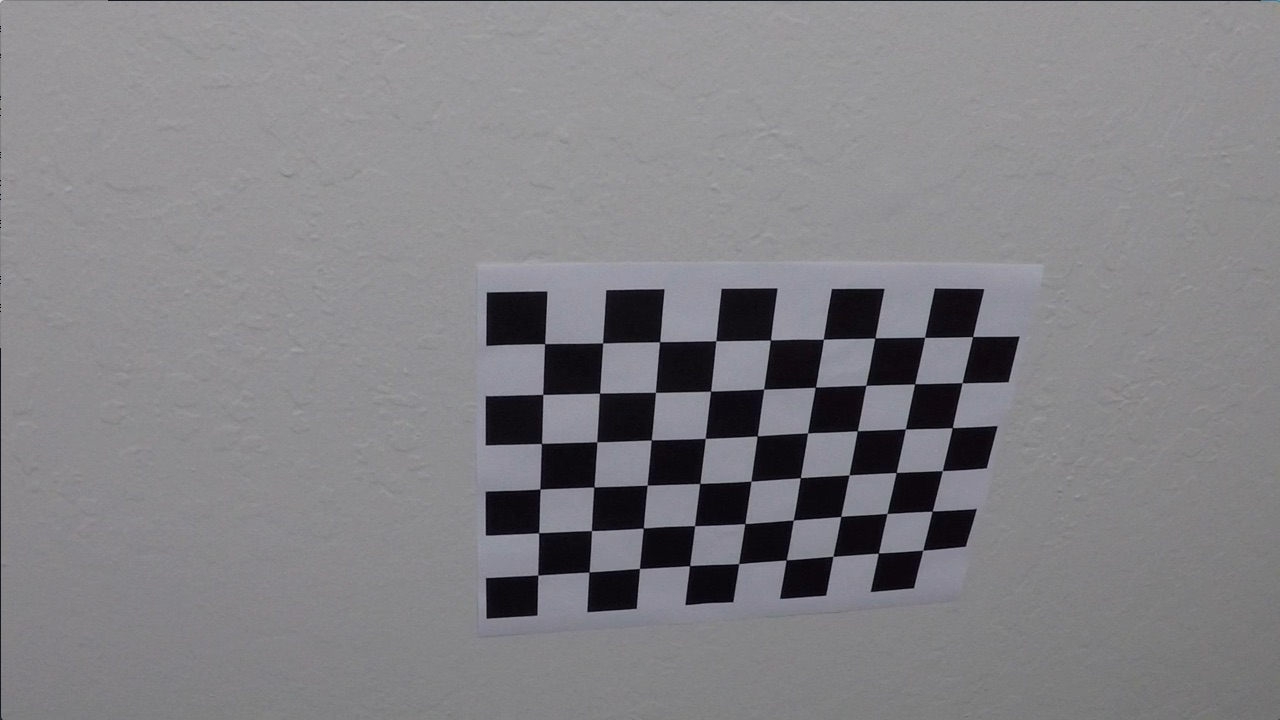
#> input picture camera_cal/calibration10.jpg, 1280 x 720 px; its folder holds only this picture in this run
$ jupyter execute --allow-errors P4.ipynb   (shell and % lines are left out)   (older library calls are emulated)
#> lines starting #> are read from the running program, lines starting #| are printed output that depends on the picture; after the words box and inside, x2 and y2 are one past the last pixel; in counts of white or black regions, pixels touching at a corner belong together
# Advanced lane finding project

[cell 1]
# Importing required libraries

import pickle
import cv2
import numpy as np
import matplotlib.pyplot as plt
import matplotlib.image as mpimg
import glob
from moviepy.editor import VideoFileClip
from IPython.display import HTML

print('Library import successful')

### Calibrating the camera

[cell 2]
def calibrate_camera():

    # prepare object points
    nx = 9#TODO: enter the number of inside corners in x
    ny = 6#TODO: enter the number of inside corners in y

    objp = np.zeros((6*9, 3), np.float32)
    objp[:,:2] = np.mgrid[0:9, 0:6].T.reshape(-1,2)

    # Make a list of calibration images
    images = glob.glob('camera_cal/calibration*.jpg')

    objpoints = []
    imgpoints = []

    for fname in images:

        img = cv2.imread(fname)
#> img is the input picture: shape (720, 1280, 3); mean B, G, R 133.1, 129.4, 130.2

        # Convert to grayscale
        gray = cv2.cvtColor(img, cv2.COLOR_BGR2GRAY)

        # Find the chessboard corners
        ret, corners = cv2.findChessboardCorners(gray, (nx, ny), None)
#> ret = True; corners = 54 rows, first 8: [545.3, 343.1], [602.7, 342.8], [660.1, 341.3], [715.8, 340.7], [770.6, 340], [823.5, 339.2], [874.3, 338.5], [925.1, 337.4]

        # If found, draw corners
        if ret == True:
            objpoints.append(objp)
            imgpoints.append(corners)
            # Draw and display the corners
            cv2.drawChessboardCorners(img, (nx, ny), corners, ret)
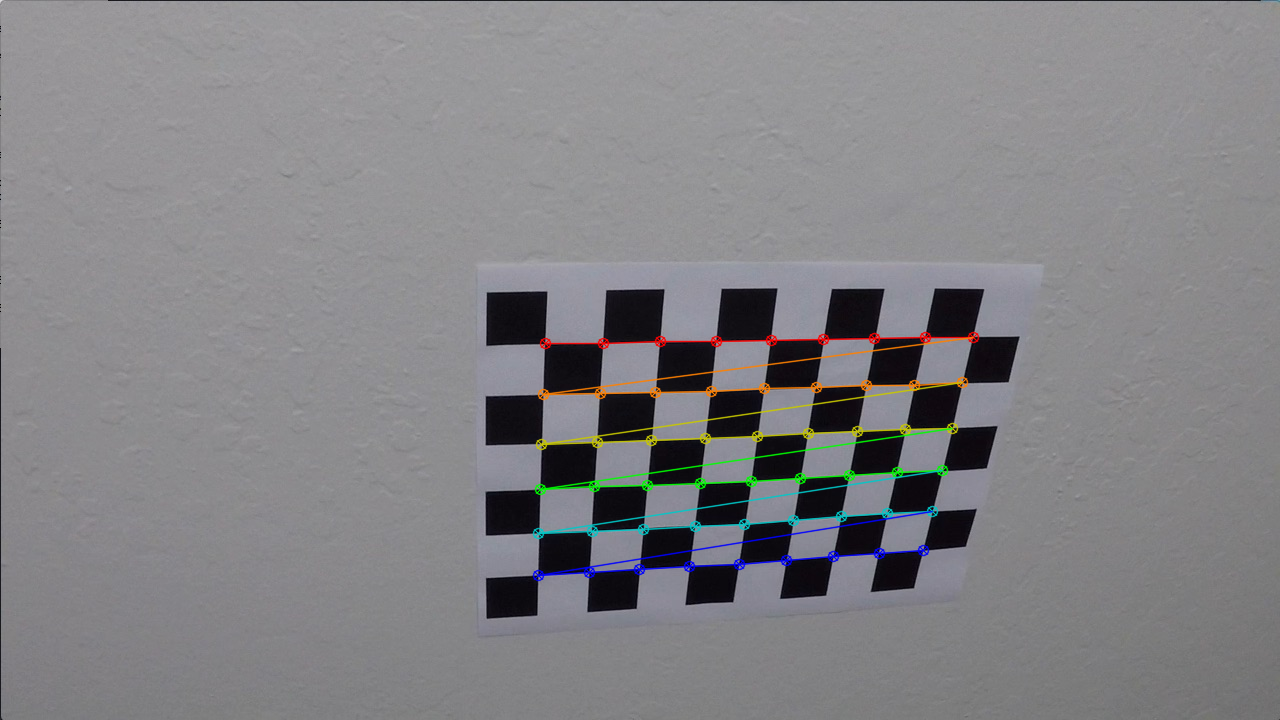
#> img: shape (720, 1280, 3); 1.91% of pixels changed, all inside (x1, y1, x2, y2) = (532, 331, 980, 582)
            plt.imshow(img)
#> (this line was passed over: IPython is not available in this run)

    ret, mtx, dist, rvecs, tvecs = cv2.calibrateCamera(objpoints, imgpoints, gray.shape[::-1], None, None)
#> ret = 0.68; mtx = [[1143.7, 0, 681.7], [0, 1109.2, 367.7], [0, 0, 1]]; dist = [[-0.515, 2.99, -0.00876, 0.00937, 1.41]]; rvecs = ([0.451, -0.252, 0.0361],); tvecs = ([-2.31, -0.422, 19.12],)

    return ret, mtx, dist, rvecs, tvecs

def test_calibration(mtx, dist):
    fname = 'camera_cal/calibration1.jpg'
    img = cv2.imread(fname)

    un_dst = cv2.undistort(img, mtx, dist, None, mtx)

    plt.imshow(un_dst)

def perspective_transform():

    fname = 'test_images/straight_lines1.jpg'
    img = cv2.imread(fname)

    offset_x = 300 # offset for dst points
    offset_y = 50

    gray = cv2.cvtColor(img, cv2.COLOR_BGR2GRAY)
    img_size = (gray.shape[1], gray.shape[0])

    # For source points I'm grabbing the outer four detected corners
    src = np.float32([[580,460], [700, 460], [1040, 680], [260, 680]])
    #src = np.float32([[525,500], [760, 500], [1040, 680], [260, 680]])
    #src = np.float32([[580,410], [ 580, 890], [ 680, 1040], [ 680, 260]])
    # For destination points, I'm arbitrarily choosing some points to be
    # a nice fit for displaying our warped result
    # again, not exact, but close enough for our purposes
    dst = np.float32([[offset_x, offset_y], [img_size[0]-offset_x, offset_y],
                                 [img_size[0]-offset_x, img_size[1]-offset_y],
                                 [offset_x, img_size[1]-offset_y]])
    #dst = np.float32([[300,300], [1000,300], [1000,700], [300,700]])

    #print(dst)
    #print(dst1)
    # Given src and dst points, calculate the perspective transform matrix
    M = cv2.getPerspectiveTransform(src, dst)

    M_inv = cv2.getPerspectiveTransform(dst, src)
    # Warp the image using OpenCV warpPerspective()


    return M, M_inv, img_size

print('functions defined')

[cell 3]
# [43 lines left out: functions abs_sobel_threshold, mag_threshold, dir_threshold, combined_sobel_threshold, not called in this run]

print('functions defined')

[cell 4]
# [20 lines left out: functions get_s_channel_binary, get_h_channel_binary, combined_color_threshold, not called in this run]

[cell 5]
# [24 lines left out: function combined_sobel_color_threshold, not called in this run]

[cell 6]
# [83 lines left out: function get_laneline_polynomials, not called in this run]

[cell 7]
# [19 lines left out: function draw_lanelines, not called in this run]

[cell 8]
ret, mtx, dist, rvecs, tvecs = calibrate_camera()
#> ret = 0.68; dist = [[-0.515, 2.99, -0.00876, 0.00937, 1.41]]; rvecs = ([0.451, -0.252, 0.0361],); tvecs = ([-2.31, -0.422, 19.12],)

#> (the rest of this cell did not finish here and is left out)

[cell 9]
M, M_inv, img_size = perspective_transform()
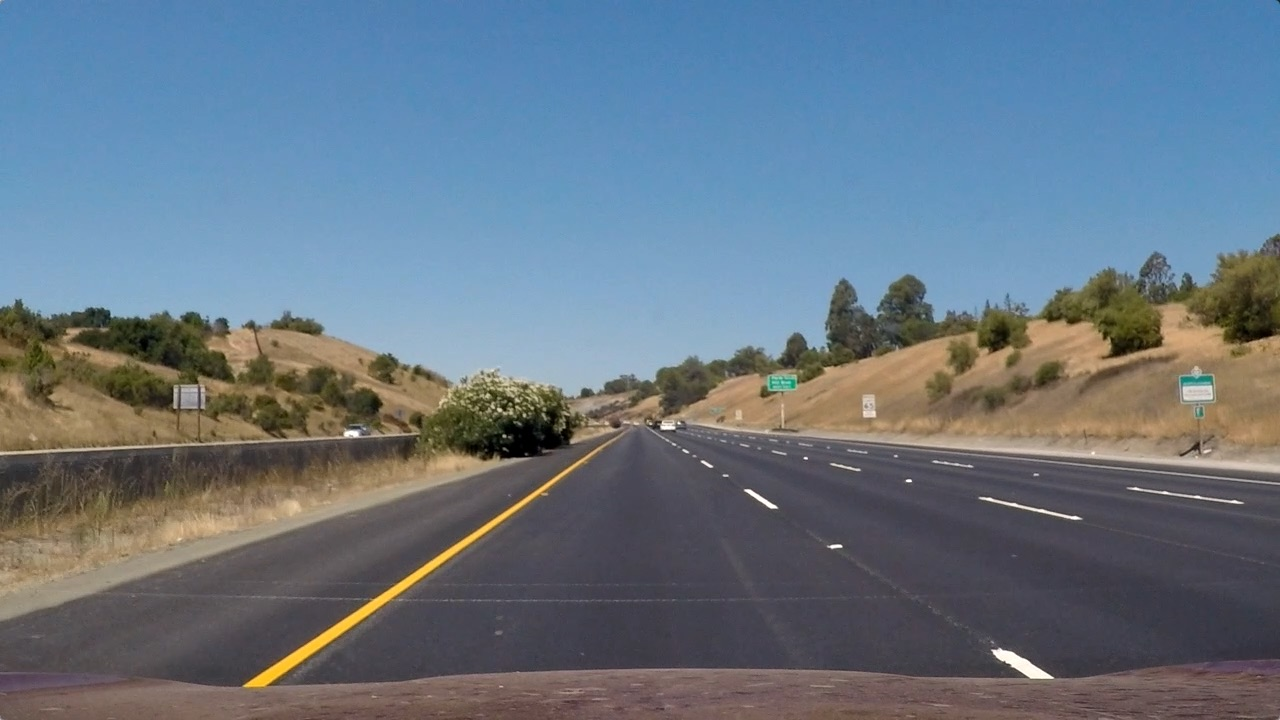
#> input picture test_images/straight_lines1.jpg, 1280 x 720 px
#> in perspective_transform, img is the input picture: shape (720, 1280, 3); mean B, G, R 131.2, 117.7, 103.2
#> in perspective_transform, `gray = cv2.cvtColor(img, cv2.COLOR_BGR2GRAY)`:
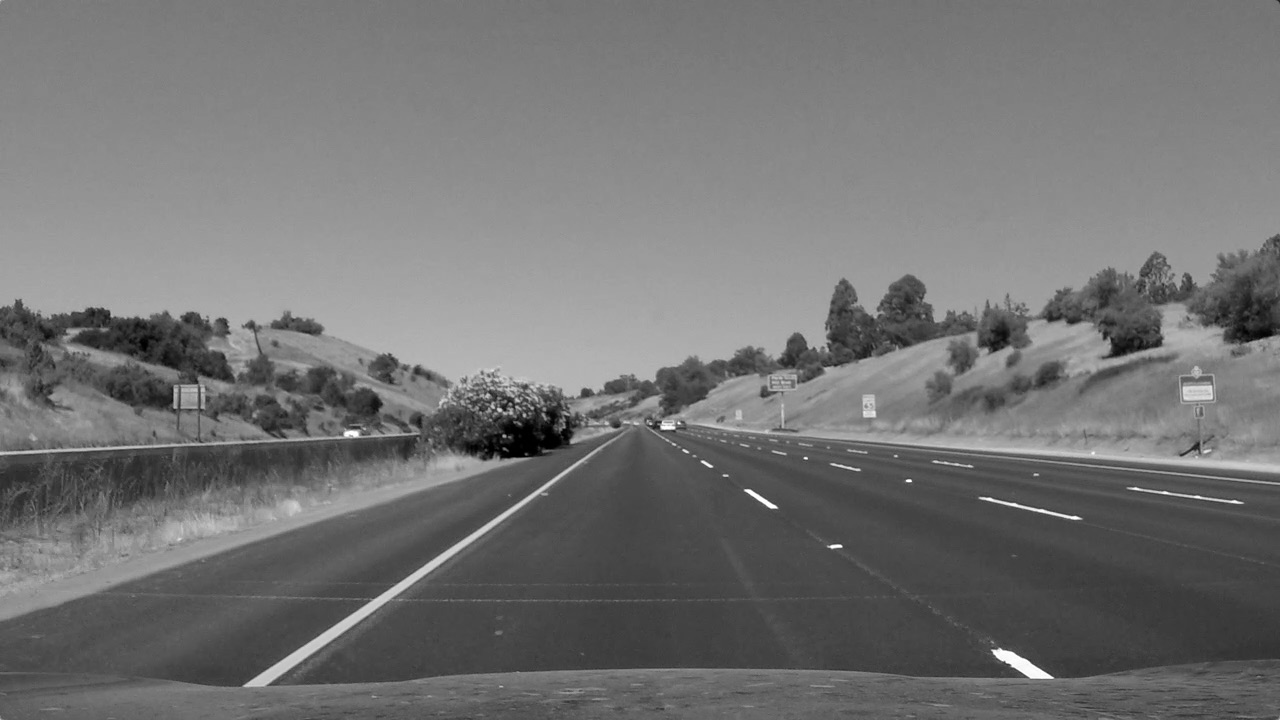
#> gray: shape (720, 1280); min 0, max 255, mean 114.9
#> img_size = (1280, 720)

[cell 10]
def find_lanelines(img, mtx, dist, M, M_inv, img_size):
    un_dst = cv2.undistort(img, mtx, dist, None, mtx)
    plt.imshow(un_dst)
    plt.figure()

    warped = cv2.warpPerspective(un_dst, M, img_size)
    plt.imshow(warped)
    plt.figure()

    combined = combined_sobel_color_threshold(warped)
    plt.imshow(combined, cmap='gray')
    plt.figure()

    out_img, left_fitx, right_fitx, ploty = get_laneline_polynomials(combined)
    plt.imshow(out_img)
    plt.plot(left_fitx, ploty, color='yellow')
    plt.plot(right_fitx, ploty, color='yellow')
    plt.xlim(0, 1280)
    plt.ylim(720, 0)
    plt.figure()

    result = draw_lanelines(un_dst, combined, left_fitx, right_fitx, ploty, M_inv, img)
    plt.imshow(result)
    plt.figure()

    return result

[cell 11]
#fname = 'test_images/straight_lines1.jpg'
fname = 'test_images/test6.jpg'
#fname = 'custom_test_images/3.jpg'
img = cv2.imread(fname)
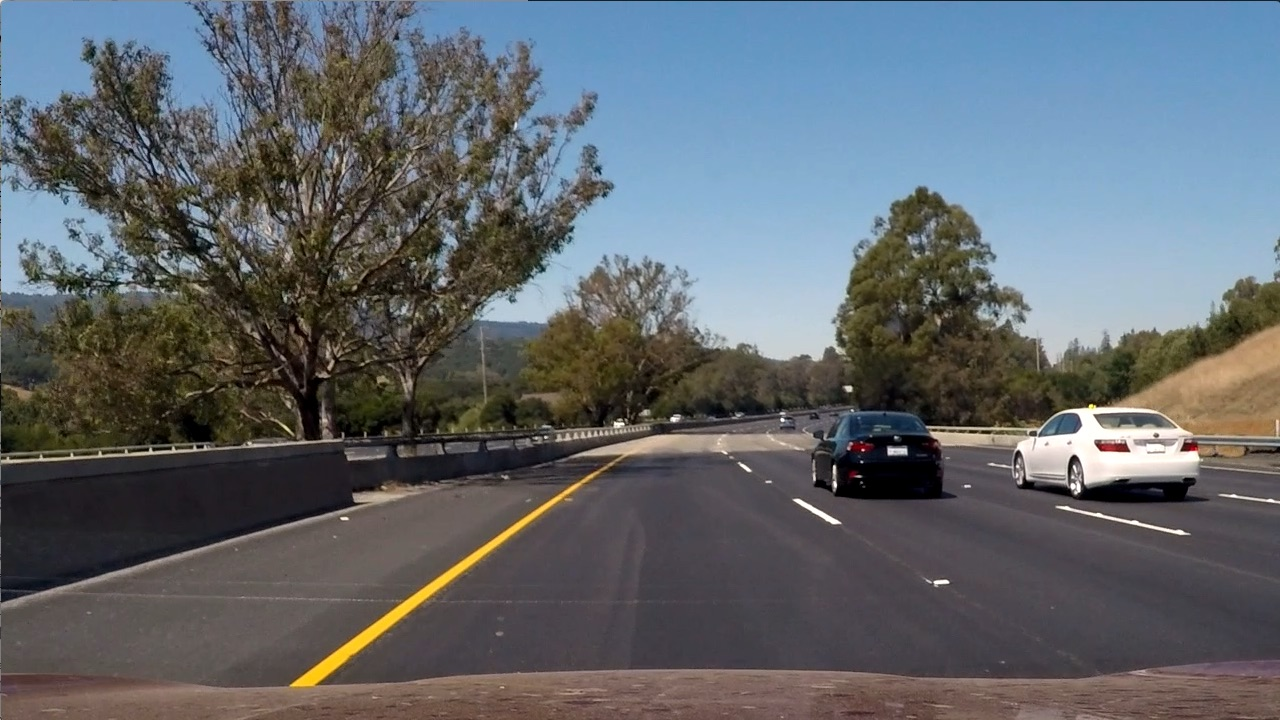
#> input picture test_images/test6.jpg, 1280 x 720 px
#> img is the input picture: shape (720, 1280, 3); mean B, G, R 107.9, 102.6, 97
plt.imshow(img)
#> (this line was passed over: IPython is not available in this run)
plt.figure()
#> (this line was passed over: IPython is not available in this run)

hls = cv2.cvtColor(img, cv2.COLOR_BGR2HLS)
#> hls: shape (720, 1280, 3); mean of channels 0, 1, 2 76.7, 102.2, 57.5
plt.imshow(hls)
#> (this line was passed over: IPython is not available in this run)
plt.figure()
#> (this line was passed over: IPython is not available in this run)

[cell 12]
result = find_lanelines(hls, mtx, dist, M, M_inv, img_size)
#> in find_lanelines, `un_dst = cv2.undistort(img, mtx, dist, None, mtx)`: un_dst: shape (720, 1280, 3); mean of channels 0, 1, 2 66.9, 87.8, 49.5
